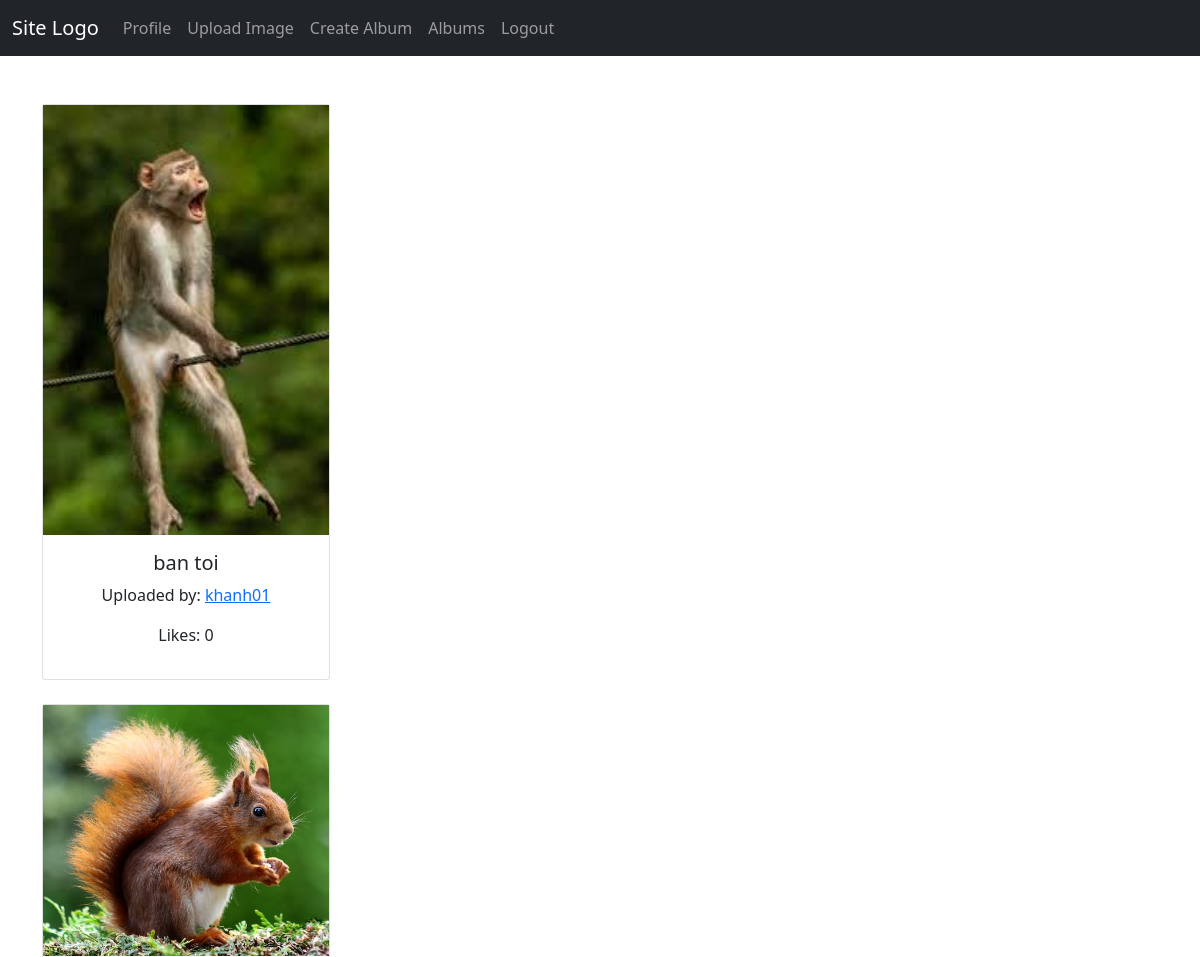
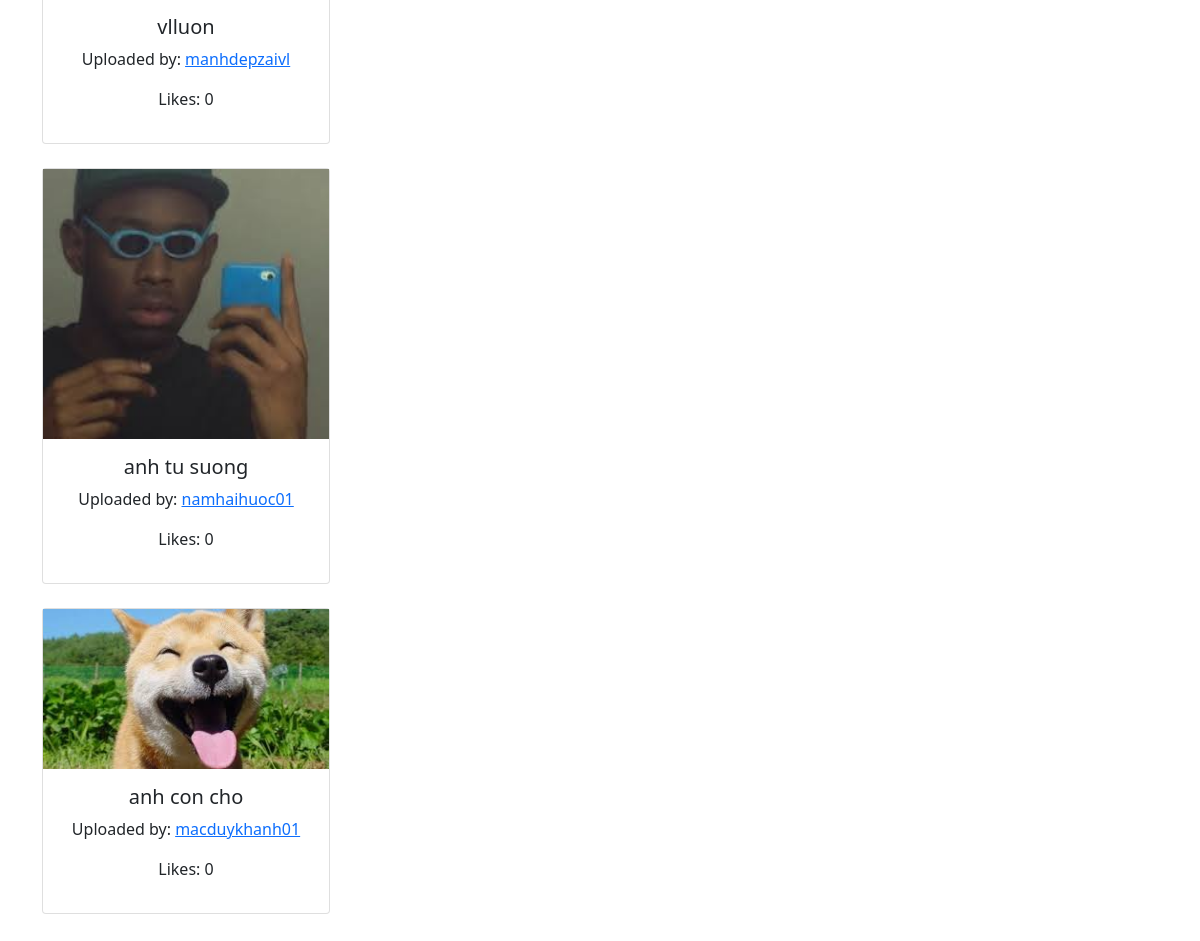
Page / (signed in) on the committed database (2 pictures, top to bottom).
### photos/models.py (models this page shows, shortened)
class Image(models.Model):
    class Status(models.TextChoices):
        PUBLIC = "public", "Public"
        PRIVATE = "private", "Private"
    name = models.CharField(max_length=150, unique=True)
    image = models.ImageField(upload_to="images/")
    status = models.CharField(
        max_length=7, choices=Status.choices, default=Status.PUBLIC
    )
    upload_date = models.DateTimeField(auto_now_add=True)
    user = models.ForeignKey(User, on_delete=models.CASCADE, related_name="photos")
    class Meta:
        indexes = [
            models.Index(fields=["name"], name="name_idx"),
            models.Index(fields=["user"], name="user_idx"),
        ]
        ordering = ["-upload_date"]

### user/models.py (models this page shows, shortened)
class User(AbstractUser):
    slug = models.SlugField()
    def get_absolute_url(self):
        return reverse("user:profile", kwargs={"slug": self.slug})
    class Meta:
        indexes = [
            models.Index(fields=["username"], name="username_idx"),
            models.Index(fields=["email"], name="email_idx"),
        ]

### photos/views.py (the view)
# urls.py: path("", views.IndexView.as_view(), name="index"),
class IndexView(ListView):
    model = Image
    template_name = "index.html"
    context_object_name = "images"
    def get_queryset(self):
        return Image.objects.filter(status=Image.Status.PUBLIC)

### templates/index.html (shortened to what this page needs)
{% extends 'base.html' %}
{% block content %}
    {% for image in images %}
        <div class="card mb-4 mt-4" style="width: 18rem;">
            <img src="{{ image.image.url }}" alt="{{ image.name }}" class="img-card-top">
            <div class="card-body text-center">
                <h5 class="card-title">
                    {{ image.name }}
                </h5>
                <p class="card-text">
                    Uploaded by: <a href="{{ image.user.get_absolute_url }}" class="card-link"> {{ image.user.username }}</a>
                </p>
                <p class"card-text">
                    Likes: {{ image.likes.count }}
                </p>
            </div>
        </div>
    {% endfor %}
{% endblock content %}

### rows in the picture
Image: image (picture), name "ban toi", user.username "khanh01", likes.count "0"
Image: image (picture), name "vlluon", user.username "manhdepzaivl", likes.count "0"
Image: image (picture), name "anh tu suong", user.username "namhaihuoc01", likes.count "0"
Image: image (picture), name "anh con cho", user.username "macduykhanh01", likes.count "0"
